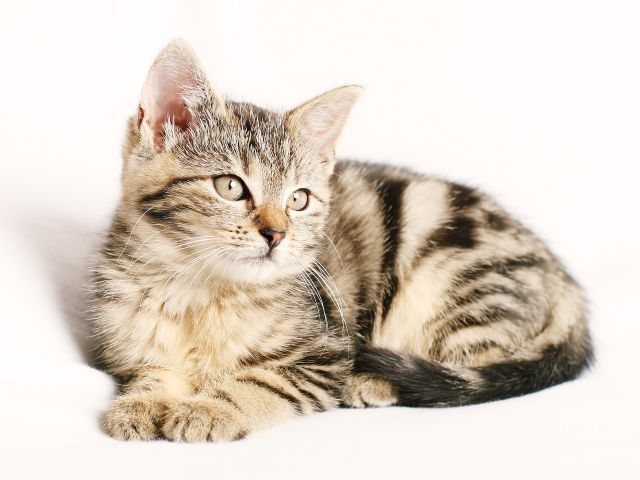
#> input picture Images/cat.jpg, 1280 x 960 px, found by its file name (shown at 1/2 size)
$ jupyter execute --allow-errors transformations.ipynb
#> lines starting #> are read from the running program, lines starting #| are printed output that depends on the picture
[cell 1]
import cv2 as cv
import numpy as np
#Read image
img = cv.imread('Images/cat.jpg')
#> img is the input picture: shape (960, 1280, 3); mean B, G, R 198.9, 210.6, 221.5
cv.imshow('Cat', img)

ranslation

[cell 2]
def translate(img, x, y):
#> called with x = -100, y = 100
  transMat = np.float32([[1,0,x], [0,1,y]])
  dimensions = (img.shape[1], img.shape[0])
#> dimensions = (1280, 960)
  return cv.warpAffine(img, transMat, dimensions)
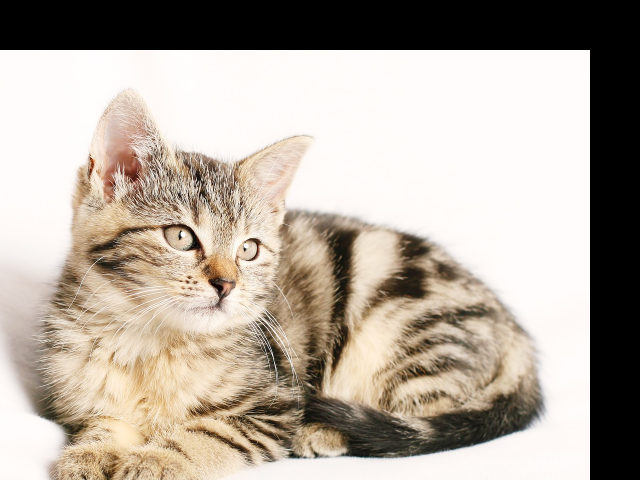
#> returned value: shape (960, 1280, 3) (shown at 1/2 size); mean of channels 0, 1, 2 156.8, 167.9, 177.9; drawn as B, G, R

-x --> Left<br>
-y --> Up<br>
x --> Right<br>
y --> Down

[cell 3]
translated = translate(img, -100, 100)
cv.imshow('Translated', translated)

otation

[cell 4]
def rotate(img, angle, rotPoint=None):
#> called with angle = -45
  (height, width) = img.shape[:2]
#> height = 960; width = 1280

#> (a cell that did not finish here is left out)

#> (a cell that did not finish here is left out)

#> (a cell that did not finish here is left out)

[cell 8]
rotated = rotate(img, -45)
cv.imshow('Rotated', rotated)

#> (a cell that did not finish here is left out)

cv.imshow('Rotated Rotated', rotated_rotated)

lip

[cell 10]
flip = cv.flip(img, -1)# modifying the number you can flip the image horizontally or vertically
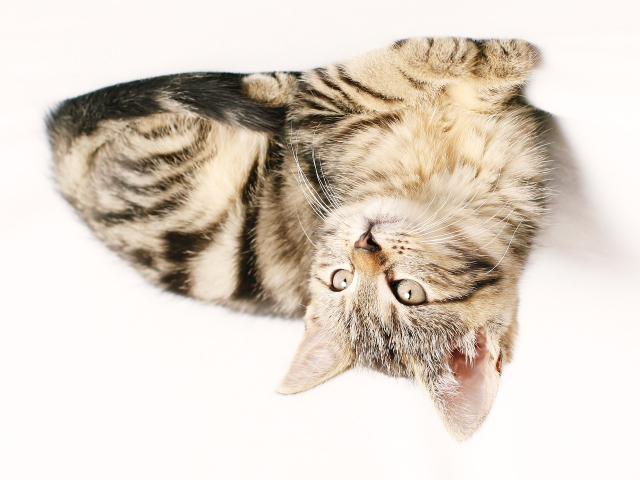
#> flip: shape (960, 1280, 3) (shown at 1/2 size); mean B, G, R 198.9, 210.6, 221.5
cv.imshow('Flip', flip)

ropping

[cell 11]
cropped = img[200:400, 300:400]
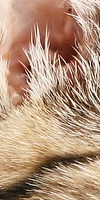
#> cropped: shape (200, 100, 3); mean B, G, R 123.8, 148, 180.4
cv.imshow('Cropped', cropped)

$ run again, with Images/Group.jpg copied over Images/cat.jpg
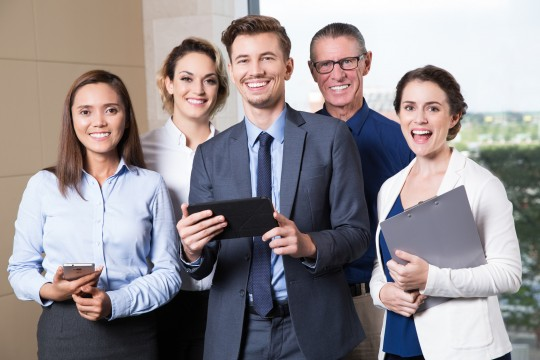
#> input picture Images/Group.jpg, 540 x 360 px, found by its file name
#> img is the input picture: shape (360, 540, 3); mean B, G, R 145, 141.8, 148.5
#> `flip = cv.flip(img, -1)# modifying the number you can flip the image h..`:
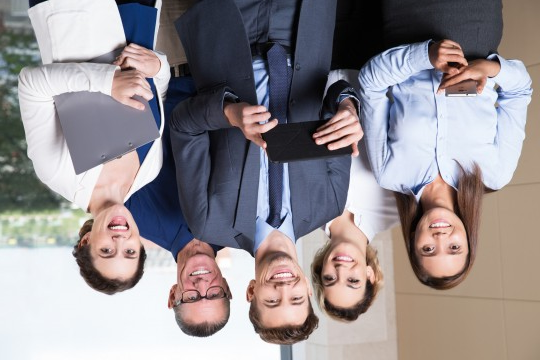
#> flip: shape (360, 540, 3); mean B, G, R 145, 141.8, 148.5
#> `cropped = img[200:400, 300:400]`:
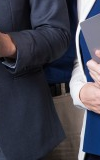
#> cropped: shape (160, 100, 3); mean B, G, R 79.2, 66.7, 66.1

$ run again, with Images/Group2.jpg copied over Images/cat.jpg
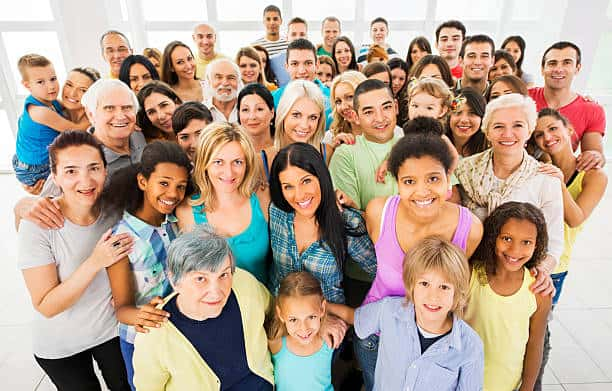
#> input picture Images/Group2.jpg, 612 x 391 px, found by its file name
#> img is the input picture: shape (391, 612, 3); mean B, G, R 146.8, 162, 182.3
#> `flip = cv.flip(img, -1)# modifying the number you can flip the image h..`:
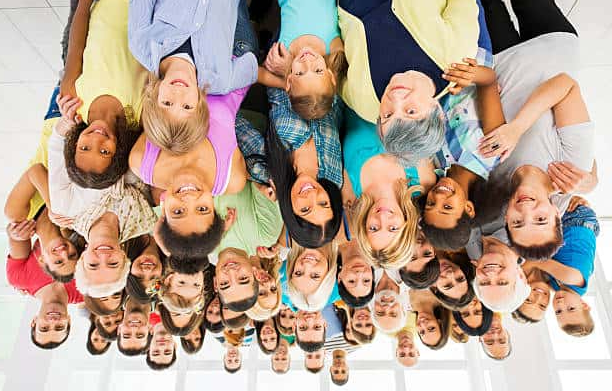
#> flip: shape (391, 612, 3); mean B, G, R 146.8, 162, 182.3
#> `cropped = img[200:400, 300:400]`:
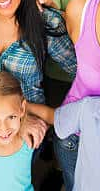
#> cropped: shape (191, 100, 3); mean B, G, R 127.1, 122.2, 134.6
